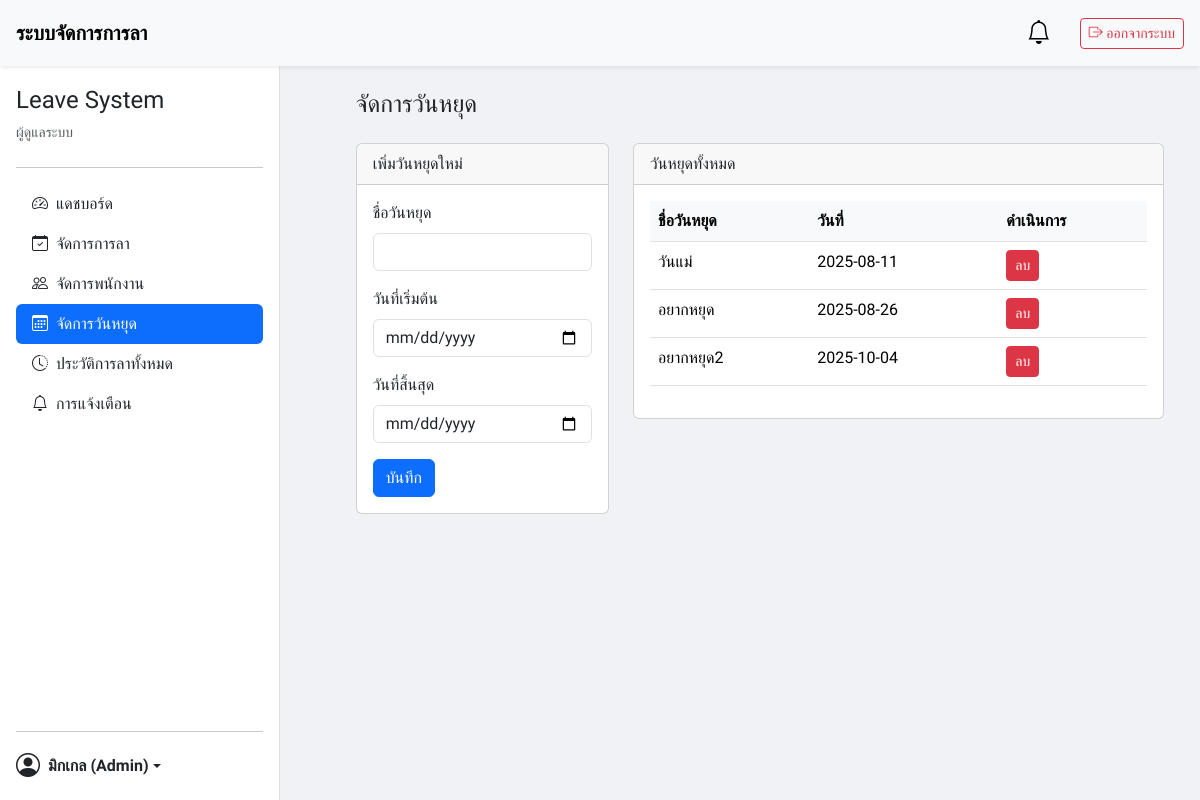
Page /admin/holidays.php (signed in) on the committed database.
### tables this page shows
CREATE TABLE `dayoff` (
  `Dayoff_ID` int(11) NOT NULL,
  `Dayoff_Name` varchar(50) NOT NULL,
  `Dayoff_start_date` date NOT NULL,
  `Dayoff_end_date` date NOT NULL
);

### admin/holidays.php (the view, shortened to what this page needs)
<?php
require_once '../includes/header.php';
require_once '../includes/sidebar_admin.php';
$holidays = $conn->query("SELECT * FROM dayoff ORDER BY Dayoff_start_date ASC");
?>
<div class="main-content p-4">
    <h4 class="mb-4">จัดการวันหยุด</h4>
    <div class="row">
        <div class="col-md-4">
            <div class="card">
                <div class="card-header">เพิ่มวันหยุดใหม่</div>
                <div class="card-body">
                    <form method="POST" action="holidays.php">
                        <div class="mb-3">
                            <label class="form-label">ชื่อวันหยุด</label>
                            <input type="text" name="holiday_name" class="form-control" required>
                        </div>
                        <div class="mb-3">
                            <label class="form-label">วันที่เริ่มต้น</label>
                            <input type="date" name="start_date" class="form-control" required>
                        </div>
                         <div class="mb-3">
                            <label class="form-label">วันที่สิ้นสุด</label>
                            <input type="date" name="end_date" class="form-control" required>
                        </div>
                        <button type="submit" name="add_holiday" class="btn btn-primary">บันทึก</button>
                    </form>
                </div>
            </div>
        </div>
        <div class="col-md-8">
            <div class="card">
                <div class="card-header">วันหยุดทั้งหมด</div>
                <div class="card-body">
                    <table class="table">
                        <thead>
                            <tr><th>ชื่อวันหยุด</th><th>วันที่</th><th>ดำเนินการ</th></tr>
                        </thead>
                        <tbody>
                        <?php if ($holidays->num_rows > 0): ?>
                            <?php while($row = $holidays->fetch_assoc()): ?>
                            <tr>
                                <td><?php echo htmlspecialchars($row['Dayoff_Name']); ?></td>
                                <td><?php echo htmlspecialchars($row['Dayoff_start_date']); ?></td>
                                <td>
                                    <a href="?action=delete&id=<?php echo $row['Dayoff_ID']; ?>" class="btn btn-danger btn-sm" onclick="return confirm('คุณแน่ใจหรือไม่?')">ลบ</a>
                                </td>
                            </tr>
                            <?php endwhile; ?>
                        <?php else: ?>
                            <tr><td colspan="3" class="text-center text-muted">ไม่มีข้อมูลวันหยุด</td></tr>
                        <?php endif; ?>
                        </tbody>
                    </table>
                </div>
            </div>
        </div>
    </div>
</div>
<?php
require_once '../includes/footer.php';
?>

### style.css (style rules this page uses)
:root { --navH: 70px; }
* { box-sizing: border-box; }
body { background-color: #f0f2f5; font-family: 'Sarabun', sans-serif; padding-top: var(--navH); }
.main-content { margin-left: 300px; padding: 20px; }
.table thead th { position: sticky; top: 0; background-color:#f8f9fa; z-index:1; }

### rows in the picture
dayoff: Dayoff_Name "วันแม่", Dayoff_start_date "2025-08-11"
dayoff: Dayoff_Name "อยากหยุด", Dayoff_start_date "2025-08-26"
dayoff: Dayoff_Name "อยากหยุด2", Dayoff_start_date "2025-10-04"

### other values in the picture
$_SESSION['user_name'] "มิกเกล"
